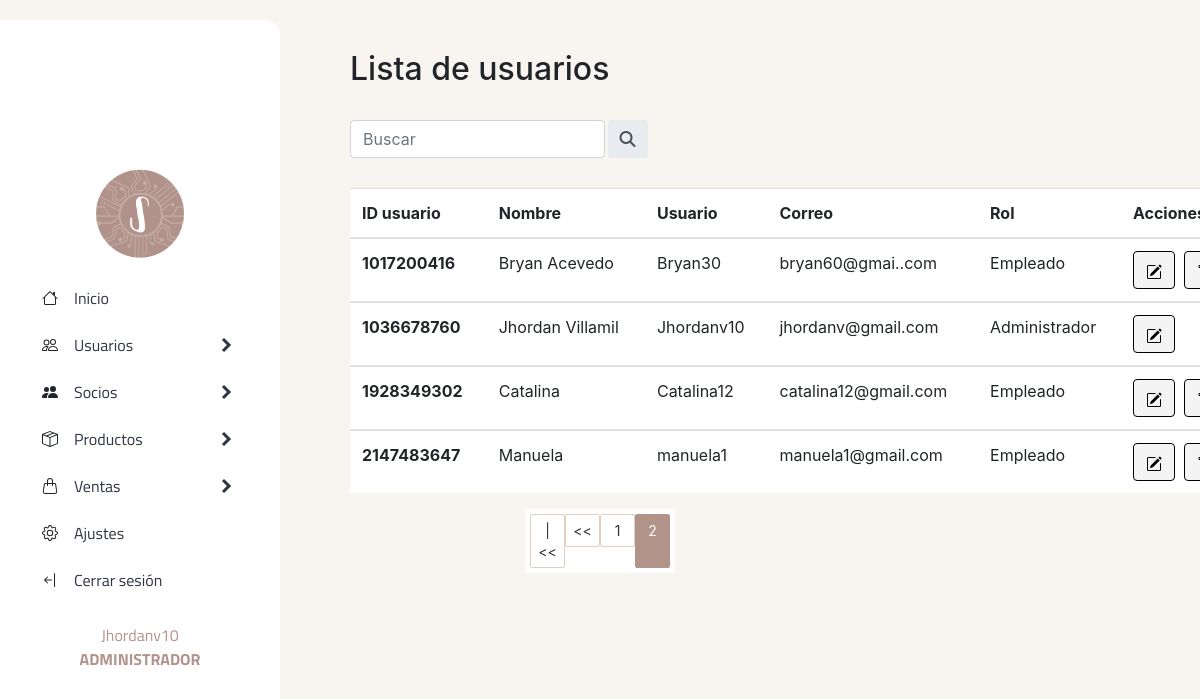
Page /sistema/usuarios/listausuarios.php?pagina=2 (signed in) on the committed database.
### tables this page shows
CREATE TABLE `usuarios` (
  `id_usuario` int(15) NOT NULL,
  `usuario` varchar(20) NOT NULL,
  `nombre_usuario` varchar(20) NOT NULL,
  `id_rol` int(2) NOT NULL,
  `correo` varchar(30) NOT NULL,
  `contrasena` varchar(155) NOT NULL,
  `estado` char(10) NOT NULL DEFAULT '1'
);

CREATE TABLE `rol` (
  `id_rol` int(2) NOT NULL,
  `nombre_rol` varchar(20) NOT NULL
);

### sistema/usuarios/listausuarios.php (the view, shortened to what this page needs)
<!DOCTYPE html>
<html lang="en">
<head>
</head>
<body>
    <header>
        <?php include '../generales/headerapp.php' ?>
    </header>
    <section>
        <div>
            <h2 class="tittle-list">Lista de usuarios</h2> <br>
        </div>
        <div class="buscador">
            <form id="busqueda-users" class="input-group rounded" action="buscadorusuarios.php" method="get">
                <input type="text" class="form-control rounded" aria-label="Search" aria-describedby="search-addon" name="busqueda" id="busqueda" placeholder="Buscar" />
                <button class="input-group-text border-0" id="search-addon">
                    <i type="submit" class="fas fa-search"></i>
                </button>
            </form>
        </div>
        <table class="table">
            <thead>
                <tr>
                    <th>ID usuario</th>
                    <th>Nombre</th>
                    <th>Usuario</th>
                    <th>Correo</th>
                    <th>Rol</th>
                    <?php
                    if ($tipo_rol == 'Administrador') {
                    ?>
                        <th>Acciones</th>
                    <?php } ?>
                </tr>
            </thead>
            <?php
            $sql_registe = mysqli_query($conn, "SELECT COUNT(*) as total_registros
                FROM usuarios WHERE estado = 1");
            $result_register = mysqli_fetch_array($sql_registe);
            $total_registro = $result_register['total_registros'];
            $por_pagina = 5;
            if (empty($_GET['pagina'])) {
                $pagina = 1;
            } else {
                $pagina = $_GET['pagina'];
            }
            $desde = ($pagina - 1) * $por_pagina;
            $total_paginas = ceil($total_registro / $por_pagina);
            $query = mysqli_query($conn, "SELECT u.id_usuario, u.nombre_usuario, u.usuario, u.correo, u.estado,
            r. nombre_rol FROM usuarios u INNER JOIN rol r ON u.id_rol = r.id_rol WHERE estado = 1 ORDER BY u.id_usuario ASC LIMIT $desde, $por_pagina");
            $result = mysqli_num_rows($query);
            if ($result > 0) {
                while ($data = mysqli_fetch_array($query)) {
            ?>
                    <tbody>
                        <tr>
                            <th scope="row"><?php echo $data["id_usuario"] ?> </th>
                            <td> <?php echo $data["nombre_usuario"] ?> </td>
                            <td> <?php echo $data["usuario"] ?> </td>
                            <td><?php echo $data["correo"] ?> </td>
                            <td> <?php echo $data["nombre_rol"] ?></td>
                            <?php
                            if ($tipo_rol == 'Administrador') {
                            ?>
                                <td>
                                    <?php
                                    if ($data["nombre_rol"] != 'Administrador') {
                                    ?>
                                        <a href="editarusuario.php?id=<?php echo $data["id_usuario"] ?>">
                                            <button type="button" id="button-editar" class="btn btn-warning">
                                            </button>
                                        </a>
                                        <a href="eliminarusuario.php?id=<?php echo $data["id_usuario"] ?>">
                                            <button type="button" id="button-eliminar" class="btn btn-danger">
                                            </button>
                                        </a>
                                    <?php } else {  ?>
                                        <a href="editarusuario.php?id=<?php echo $data["id_usuario"] ?>">
                                            <button type="button" id="button-editar" class="btn btn-warning">
                                            </button>
                                        </a>
                                <?php }
                                } ?>
                        </tr>
                <?php
                }
            }
                ?>
                    </tbody>
        </table>
        <div class="paginador">
            <ul>
                <?php
                if ($pagina != 1) {
                ?>
                    <li><a href="?pagina= <?php echo 1; ?> "> |<< </a>
                    </li>
                    <li><a href="?pagina= <?php echo $pagina - 1; ?>">
                            << </a>
                    </li>
                <?php
                }
                for ($i = 1; $i <= $total_paginas; $i++) {
                    if ($i == $pagina) {
                        echo '<li class="pageSelected">' . $i . '</li>';
                    } else {
                        echo '<li><a href="?pagina=' . $i . '">' . $i . '</a></li>';
                    }
                }
                ?>
            </ul>
        </div>
    </section>
</body>
</html>

### sistema/generales/style_general.css (style rules this page uses)
section { background-color: #f8f4ef; height: 100vh; overflow-y: scroll; }
.tittle-list { padding: 50px 50px 0px 350px; }
.buscador { margin-left: 350px; }
#busqueda-users { width: 35%; margin-bottom: 10px; color: #333; }
#busqueda-users button { margin-left: 3px; }
table { margin-top: 30px; margin-left: 350px; max-width: 900px; background-color: #fff; }
#button-editar { background-color: #F4F4F4; border: 1px solid #000; color: #000; margin-right: 5px; }
#button-eliminar { background-color: #F4F4F4; border: 1px solid #000; color: #000; }
.paginador { margin: 0px; display: flex; justify-content: center; }
.paginador ul { padding: 5px; list-style: none; background: #fff; display: -webkit-flex; display: -moz-flex; display: -ms-flex; display: -o-flex; display: flex; }
.paginador a, .pageSelected { color: #333; border: 1px solid #DCD0C0; border-radius: 2px; padding: 5px; display: inline-block; font-size: 14px; text-align: center; width: 35px; }
.pageSelected { color: #fff; background: #B19389; border: 1px solid #B19389; border-radius: 2px; }
.paginador ul li a { text-decoration: none; }

### rows in the picture
usuarios: id_usuario "1017200416", nombre_usuario "Bryan Acevedo", usuario "Bryan30", correo "bryan60@gmai..com", id_rol.nombre_rol "Empleado"
usuarios: id_usuario "1036678760", nombre_usuario "Jhordan Villamil", usuario "Jhordanv10", correo "jhordanv@gmail.com", id_rol.nombre_rol "Administrador"
usuarios: id_usuario "1928349302", nombre_usuario "Catalina", usuario "Catalina12", correo "catalina12@gmail.com", id_rol.nombre_rol "Empleado"
usuarios: id_usuario "2147483647", nombre_usuario "Manuela", usuario "manuela1", correo "manuela1@gmail.com", id_rol.nombre_rol "Empleado"

### other values in the picture
$_SESSION['usuario'] "Jhordanv10"
$tipo_rol "ADMINISTRADOR"
